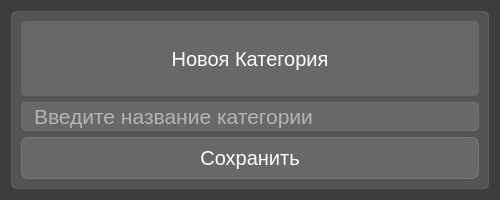
<?xml version="1.0" encoding="UTF-8"?>
<ui version="4.0">
 <class>Dialog</class>
 <widget class="QDialog" name="Dialog">
  <property name="geometry">
   <rect>
    <x>0</x>
    <y>0</y>
    <width>500</width>
    <height>200</height>
   </rect>
  </property>
  <property name="windowTitle">
   <string>Dialog</string>
  </property>
  <property name="styleSheet">
   <string notr="true">background-color: rgb(61, 61, 61);</string>
  </property>
  <layout class="QVBoxLayout" name="verticalLayout_2">
   <item>
    <widget class="QFrame" name="frame">
     <property name="maximumSize">
      <size>
       <width>16777215</width>
       <height>1000</height>
      </size>
     </property>
     <property name="styleSheet">
      <string notr="true">background-color: rgba(255,255,255,30);
border: 1px solid rgba(255,255,255,30);
border-radius: 5px;</string>
     </property>
     <property name="frameShape">
      <enum>QFrame::StyledPanel</enum>
     </property>
     <property name="frameShadow">
      <enum>QFrame::Raised</enum>
     </property>
     <layout class="QVBoxLayout" name="verticalLayout">
      <item>
       <widget class="QLabel" name="label">
        <property name="font">
         <font>
          <pointsize>15</pointsize>
         </font>
        </property>
        <property name="layoutDirection">
         <enum>Qt::LeftToRight</enum>
        </property>
        <property name="styleSheet">
         <string notr="true">color: white;
font-weigth bold;
font-size: 15pt;
backgroung-color: none;
border: none;</string>
        </property>
        <property name="text">
         <string>Новоя Категория</string>
        </property>
        <property name="alignment">
         <set>Qt::AlignCenter</set>
        </property>
       </widget>
      </item>
      <item>
       <widget class="QLineEdit" name="price">
        <property name="font">
         <font>
          <pointsize>16</pointsize>
         </font>
        </property>
        <property name="styleSheet">
         <string notr="true">font-size: 16pt;
color: white;
padding-left: 10px;</string>
        </property>
        <property name="placeholderText">
         <string>Введите название категории</string>
        </property>
       </widget>
      </item>
      <item>
       <widget class="QPushButton" name="pushButton">
        <property name="font">
         <font>
          <pointsize>15</pointsize>
         </font>
        </property>
        <property name="styleSheet">
         <string notr="true">QPushButton {
color: white;
background-color: rgba(255,255,255,30);
border: 1px solid rgba(255,255,255,40);
border-radius: 7px;
width: 150px;
height: 40px;
}
QPushButton:hover {
color: white;
background-color: rgba(255,255,255,40);
}
QPushButton:pressed {
color: white;
background-color: rgba(255,255,255,70);
}</string>
        </property>
        <property name="text">
         <string>Сохранить</string>
        </property>
       </widget>
      </item>
     </layout>
    </widget>
   </item>
  </layout>
 </widget>
 <resources/>
 <connections/>
</ui>
